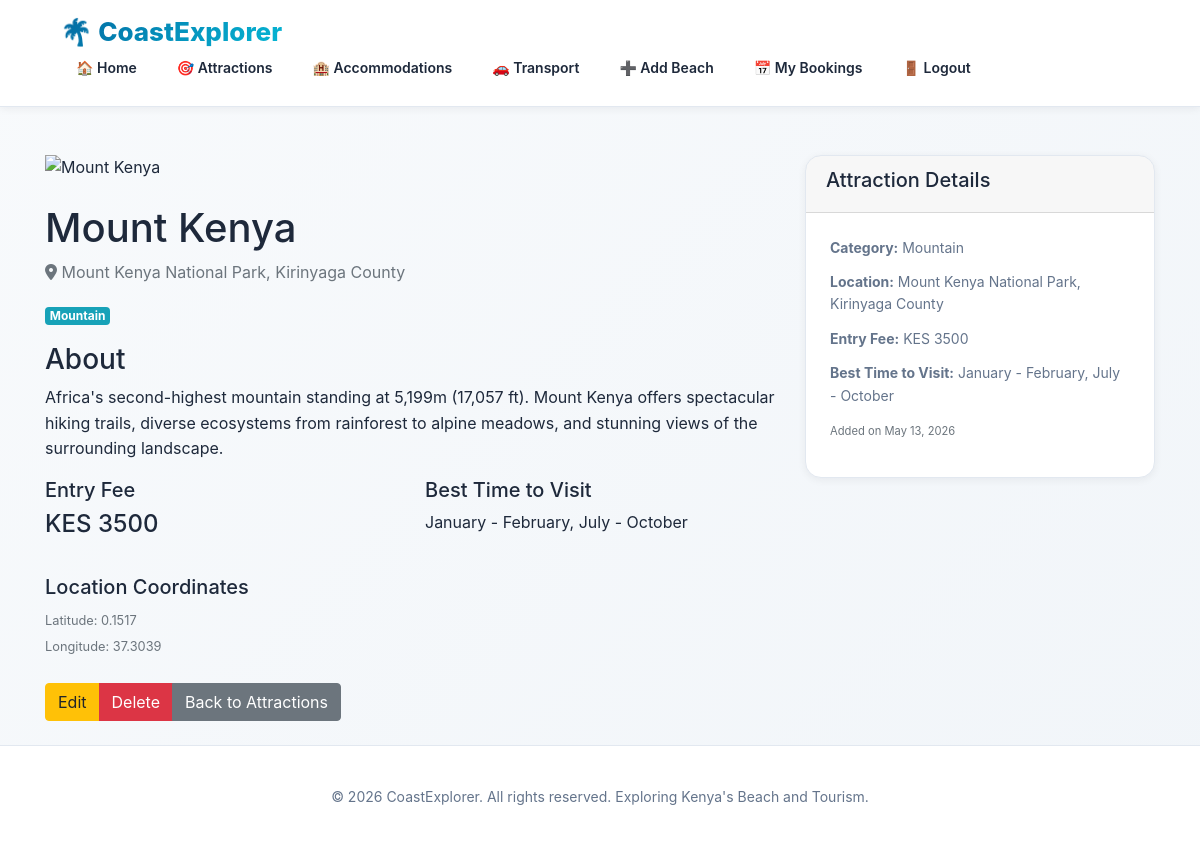
The app's page /attraction/1/ (signed in) with its own data.
### tourism/models.py (models this page shows, shortened)
class TouristAttraction(models.Model):
    CATEGORY_CHOICES = [
        ('national_park', 'National Park'),
        ('wildlife', 'Wildlife Reserve'),
        ('cultural', 'Cultural Site'),
        ('mountain', 'Mountain'),
        ('waterfall', 'Waterfall'),
        ('island', 'Island'),
        ('historical', 'Historical Site'),
        ('other', 'Other'),
    ]
    name = models.CharField(max_length=100)
    location = models.CharField(max_length=100)
    category = models.CharField(max_length=20, choices=CATEGORY_CHOICES)
    description = models.TextField()
    entry_fee = models.IntegerField(default=0)
    best_time_to_visit = models.CharField(max_length=200, blank=True)
    image = models.ImageField(upload_to='attraction_images/', blank=True, null=True)
    latitude = models.FloatField(blank=True, null=True)
    longitude = models.FloatField(blank=True, null=True)
    created_at = models.DateTimeField(default=timezone.now)

### tourism/views.py (the view)
# urls.py: path('attraction/<int:id>/', views.attraction_detail, name='attraction_detail'),
@login_required
def attraction_detail(request, id):
    attraction = get_object_or_404(TouristAttraction, id=id)
    return render(request, 'attraction_detail.html', {'attraction': attraction})

### tourism/templates/attraction_detail.html (shortened to what this page needs)
{% extends 'base.html' %}
{% block content %}
<div class="container mt-5">
    <div class="row">
        <div class="col-md-8">
            {% if attraction.image %}
                <img src="{{ attraction.image.url }}" class="img-fluid mb-4" alt="{{ attraction.name }}" style="max-height: 500px; object-fit: cover;">
            {% else %}
                <img src="https://images.unsplash.com/photo-1469474968028-56623f02e42e?auto=format&fit=crop&w=1300&q=80" class="img-fluid mb-4" alt="{{ attraction.name }}" style="max-height: 500px; object-fit: cover;">
            {% endif %}
            <h1>{{ attraction.name }}</h1>
            <p class="text-muted mb-3">
                <i class="fas fa-map-marker-alt"></i> {{ attraction.location }}
            </p>
            <div class="mb-3">
                <span class="badge badge-info">{{ attraction.get_category_display }}</span>
            </div>
            <h3>About</h3>
            <p>{{ attraction.description }}</p>
            <div class="row mb-4">
                <div class="col-md-6">
                    <h5>Entry Fee</h5>
                    <p class="h4">KES {{ attraction.entry_fee }}</p>
                </div>
                <div class="col-md-6">
                    <h5>Best Time to Visit</h5>
                    <p>{{ attraction.best_time_to_visit|default:"Year-round" }}</p>
                </div>
            </div>
            {% if attraction.latitude and attraction.longitude %}
                <div class="mb-4">
                    <h5>Location Coordinates</h5>
                    <p>
                        <small class="text-muted">
                            Latitude: {{ attraction.latitude }}<br>
                            Longitude: {{ attraction.longitude }}
                        </small>
                    </p>
                </div>
            {% endif %}
            <div class="btn-group mb-4" role="group">
                <a href="{% url 'update_attraction' attraction.id %}" class="btn btn-warning">Edit</a>
                <a href="{% url 'delete_attraction' attraction.id %}" class="btn btn-danger">Delete</a>
                <a href="{% url 'attractions' %}" class="btn btn-secondary">Back to Attractions</a>
            </div>
        </div>
        <div class="col-md-4">
            <div class="card">
                <div class="card-header">
                    <h5>Attraction Details</h5>
                </div>
                <div class="card-body">
                    <p><strong>Category:</strong> {{ attraction.get_category_display }}</p>
                    <p><strong>Location:</strong> {{ attraction.location }}</p>
                    <p><strong>Entry Fee:</strong> KES {{ attraction.entry_fee }}</p>
                    <p><strong>Best Time to Visit:</strong> {{ attraction.best_time_to_visit|default:"Year-round" }}</p>
                    <p><small class="text-muted">Added on {{ attraction.created_at|date:"F d, Y" }}</small></p>
                </div>
            </div>
        </div>
    </div>
</div>
{% endblock %}

### tourism/templates/base.html (style rules this page uses)
:root { --primary-dark: #0f172a; --primary-blue: #0369a1; --accent-cyan: #06b6d4; --light-bg: #f8fafc; --white: #ffffff; --text-dark: #1e293b; --text-muted: #64748b; --border: #e2e8f0; --shadow-sm: 0 2px 8px rgba(15, 23, 42, 0.06); --shadow-md: 0 8px 20px rgba(15, 23, 42, 0.1); --shadow-lg: 0 20px 60px rgba(15, 23, 42, 0.12); }
* { margin: 0; padding: 0; box-sizing: border-box; }
html, body { scroll-behavior: smooth; }
body { background: linear-gradient(135deg, #f8fafc 0%, #f1f5f9 100%); color: var(--text-dark); font-family: -apple-system, BlinkMacSystemFont, 'Segoe UI', 'Roboto', 'Oxygen', 'Ubuntu', 'Cantarell', sans-serif; line-height: 1.6; min-height: 100vh; display: flex; flex-direction: column; }
.card { background: var(--white); border-radius: 16px; overflow: hidden; box-shadow: var(--shadow-sm); display: flex; flex-direction: column; transition: all 0.3s cubic-bezier(0.4, 0, 0.2, 1); border: 1px solid var(--border); }
.card-body { padding: 24px; flex: 1; display: flex; flex-direction: column; }
.card-body p { margin-bottom: 12px; line-height: 1.6; color: var(--text-muted); font-size: 14px; }

### records on screen
TouristAttraction: name "Mount Kenya", location "Mount Kenya National Park, Kirinyaga County", category "Mountain", description "Africa's second-highest mountain standing at 5,199m (17,057 ft). Mount Kenya offers spectacular hiking trails, diverse ecosystems from rainforest to alpine meadows, and stunning views of the surrounding landscape.", entry_fee "3500", best_time_to_visit "January - February, July - October", latitude "0.1517", longitude "37.3039", created_at "May 13, 2026"
